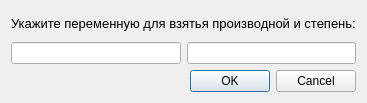
<?xml version="1.0" encoding="UTF-8"?>
<ui version="4.0">
 <class>derivative</class>
 <widget class="QDialog" name="derivative">
  <property name="geometry">
   <rect>
    <x>0</x>
    <y>0</y>
    <width>360</width>
    <height>103</height>
   </rect>
  </property>
  <property name="windowTitle">
   <string>PolynomialCalc</string>
  </property>
  <layout class="QVBoxLayout" name="verticalLayout">
   <item>
    <widget class="QLabel" name="label">
     <property name="font">
      <font>
       <pointsize>10</pointsize>
      </font>
     </property>
     <property name="text">
      <string>Укажите переменную для взятья производной и степень:</string>
     </property>
    </widget>
   </item>
   <item>
    <layout class="QHBoxLayout" name="horizontalLayout">
     <item>
      <widget class="QLineEdit" name="lineEdit"/>
     </item>
     <item>
      <widget class="QLineEdit" name="lineEdit_2"/>
     </item>
    </layout>
   </item>
   <item>
    <widget class="QDialogButtonBox" name="buttonBox">
     <property name="orientation">
      <enum>Qt::Horizontal</enum>
     </property>
     <property name="standardButtons">
      <set>QDialogButtonBox::Cancel|QDialogButtonBox::Ok</set>
     </property>
    </widget>
   </item>
  </layout>
 </widget>
 <resources/>
 <connections>
  <connection>
   <sender>buttonBox</sender>
   <signal>accepted()</signal>
   <receiver>derivative</receiver>
   <slot>accept()</slot>
   <hints>
    <hint type="sourcelabel">
     <x>248</x>
     <y>254</y>
    </hint>
    <hint type="destinationlabel">
     <x>157</x>
     <y>274</y>
    </hint>
   </hints>
  </connection>
  <connection>
   <sender>buttonBox</sender>
   <signal>rejected()</signal>
   <receiver>derivative</receiver>
   <slot>reject()</slot>
   <hints>
    <hint type="sourcelabel">
     <x>316</x>
     <y>260</y>
    </hint>
    <hint type="destinationlabel">
     <x>286</x>
     <y>274</y>
    </hint>
   </hints>
  </connection>
 </connections>
</ui>
